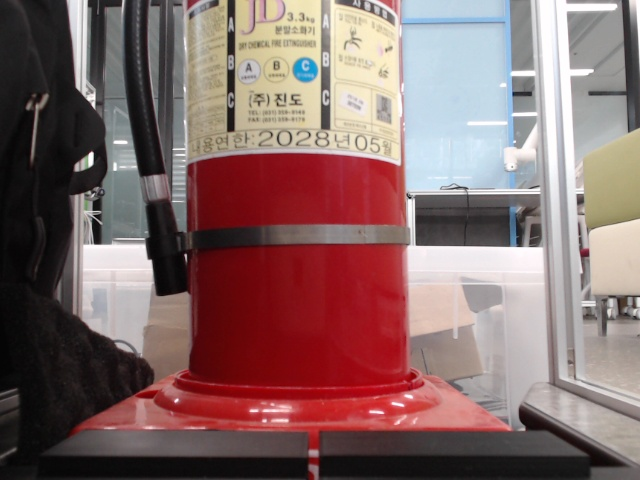
#> input picture Inspection/test/capture/FireExtinguisher_down.jpg, 640 x 480 px, found by its file name
$ python corrosion_check.py --image capture/FireExtinguisher_down.jpg   (older library calls are emulated)
#> lines starting #> are read from the running program, lines starting #| are printed output that depends on the picture; after the words box and inside, x2 and y2 are one past the last pixel; in counts of white or black regions, pixels touching at a corner belong together
import argparse
from pathlib import Path

import cv2
import numpy as np


BASE_DIR = Path(__file__).resolve().parents[1]


def fill_body_rows(red_mask, image_shape):
    body_mask = np.zeros(red_mask.shape, dtype=np.uint8)
    min_row_width = int(image_shape[1] * 0.14)

    for y in range(red_mask.shape[0]):
        xs = np.where(red_mask[y] > 0)[0]
        if xs.size < min_row_width:
            continue
        x1, x2 = int(xs.min()), int(xs.max())
        if x2 - x1 < min_row_width:
            continue
        if y > image_shape[0] * 0.78 and x2 - x1 > image_shape[1] * 0.42:
            continue
        cv2.line(body_mask, (x1, y), (x2, y), 255, 1)

    return body_mask


def build_red_body_mask(image):
    hsv = cv2.cvtColor(image, cv2.COLOR_BGR2HSV)
    red1 = cv2.inRange(hsv, np.array([0, 45, 35]), np.array([12, 255, 255]))
    red2 = cv2.inRange(hsv, np.array([165, 45, 35]), np.array([180, 255, 255]))
    red_mask_before_morph = cv2.bitwise_or(red1, red2)
    body_mask_before_morph = fill_body_rows(red_mask_before_morph, image.shape)

    kernel = np.ones((9, 9), np.uint8)
    red_mask = cv2.morphologyEx(red_mask_before_morph, cv2.MORPH_OPEN, kernel)
    body_mask = fill_body_rows(red_mask, image.shape)

    body_mask = cv2.morphologyEx(body_mask, cv2.MORPH_CLOSE, np.ones((17, 17), np.uint8))
    body_mask = cv2.erode(body_mask, np.ones((5, 5), np.uint8), iterations=1)
    return body_mask, red_mask, body_mask_before_morph, red_mask_before_morph


def build_label_mask(image, body_mask):
    hsv = cv2.cvtColor(image, cv2.COLOR_BGR2HSV)
    _, s, v = cv2.split(hsv)
    seed = ((s < 95) & (v > 115) & (body_mask > 0)).astype(np.uint8) * 255
    contours, _ = cv2.findContours(seed, cv2.RETR_EXTERNAL, cv2.CHAIN_APPROX_SIMPLE)
    label_mask = np.zeros(seed.shape, dtype=np.uint8)

    for contour in contours:
        area = cv2.contourArea(contour)
        x, y, w, h = cv2.boundingRect(contour)
        if y < image.shape[0] * 0.22:
            continue
        if area < 500 or w < 25 or h < 12:
            continue
        cv2.drawContours(label_mask, [contour], -1, 255, -1)

    label_mask = cv2.morphologyEx(label_mask, cv2.MORPH_CLOSE, np.ones((31, 21), np.uint8))
    label_mask = cv2.dilate(label_mask, np.ones((13, 13), np.uint8), iterations=1)
    return label_mask


def build_corrosion_color_mask(image, body_mask, red_mask, label_mask):
    hsv = cv2.cvtColor(image, cv2.COLOR_BGR2HSV)
    h, s, v = cv2.split(hsv)

    brown_rust = (
        (h >= 3)
        & (h <= 35)
        & (s >= 35)
        & (v >= 25)
        & (v <= 190)
    )
    dark_damage = (s >= 45) & (v >= 20) & (v <= 135)
    not_red = red_mask == 0
    in_body = (body_mask > 0) & (label_mask == 0)

    mask = (((brown_rust & not_red) | dark_damage) & in_body).astype(np.uint8) * 255
    mask = cv2.medianBlur(mask, 3)
    mask = cv2.morphologyEx(mask, cv2.MORPH_OPEN, np.ones((3, 3), np.uint8))
    mask = cv2.morphologyEx(mask, cv2.MORPH_CLOSE, np.ones((5, 5), np.uint8))
    return mask


def texture_score(gray, mask):
    if cv2.countNonZero(mask) == 0:
        return 0.0

    lap = cv2.Laplacian(gray, cv2.CV_32F, ksize=3)
    values = np.abs(lap)[mask > 0]
    if values.size == 0:
        return 0.0
    return float(np.mean(values))


def inspect_tiles(image, candidate_mask, body_mask, tile_size, color_ratio_thresh, texture_thresh):
    gray = cv2.cvtColor(image, cv2.COLOR_BGR2GRAY)
    h, w = candidate_mask.shape
    tile_mask = np.zeros_like(candidate_mask)
    tile_rows = []

    for y in range(0, h, tile_size):
        for x in range(0, w, tile_size):
            y2 = min(h, y + tile_size)
            x2 = min(w, x + tile_size)
            body_tile = body_mask[y:y2, x:x2]
            body_pixels = cv2.countNonZero(body_tile)
            if body_pixels < tile_size * tile_size * 0.18:
                continue

            cand_tile = candidate_mask[y:y2, x:x2]
            cand_pixels = cv2.countNonZero(cand_tile)
            color_ratio = cand_pixels / float(body_pixels)
            if color_ratio < color_ratio_thresh:
                continue

            tex = texture_score(gray[y:y2, x:x2], cand_tile)
            if tex < texture_thresh:
                continue

            tile_mask[y:y2, x:x2] = cv2.bitwise_or(tile_mask[y:y2, x:x2], cand_tile)
            tile_rows.append((x, y, x2, y2, color_ratio, tex))

    return tile_mask, tile_rows


def touches_body_side(body_mask, x, y, w, h, margin=5):
    center_y = min(body_mask.shape[0] - 1, y + h // 2)
    body_xs = np.where(body_mask[center_y] > 0)[0]
    if body_xs.size == 0:
        return False

    body_left = int(body_xs.min())
    body_right = int(body_xs.max())
    return (x - body_left <= margin) or (body_right - (x + w - 1) <= margin)


def recover_small_candidates(candidate_mask, tile_mask, body_mask, image, small_area, texture_thresh):
    gray = cv2.cvtColor(image, cv2.COLOR_BGR2GRAY)
    recovered = np.zeros_like(candidate_mask)
    contours, _ = cv2.findContours(candidate_mask, cv2.RETR_EXTERNAL, cv2.CHAIN_APPROX_SIMPLE)

    for contour in contours:
        area = cv2.contourArea(contour)
        if area < small_area:
            continue

        x, y, w, h = cv2.boundingRect(contour)
        if cv2.countNonZero(tile_mask[y:y + h, x:x + w]) > 0:
            continue
        if touches_body_side(body_mask, x, y, w, h):
            continue

        component_mask = np.zeros(candidate_mask.shape, dtype=np.uint8)
        cv2.drawContours(component_mask, [contour], -1, 255, -1)
        tex = texture_score(gray[y:y + h, x:x + w], component_mask[y:y + h, x:x + w])
        if tex < texture_thresh * 1.1:
            continue

        cv2.drawContours(recovered, [contour], -1, 255, -1)

    return recovered


def find_corrosion_regions(tile_mask, body_mask, min_area, texture_thresh, image):
    gray = cv2.cvtColor(image, cv2.COLOR_BGR2GRAY)
    contours, _ = cv2.findContours(tile_mask, cv2.RETR_EXTERNAL, cv2.CHAIN_APPROX_SIMPLE)
    regions = []

    for contour in contours:
        area = cv2.contourArea(contour)
        if area < min_area:
            continue

        x, y, w, h = cv2.boundingRect(contour)
        if h == 0:
            continue

        aspect = w / float(h)
        fill_ratio = area / float(w * h)
        touches_body_edge = touches_body_side(body_mask, x, y, w, h)
        region_mask = np.zeros(tile_mask.shape, dtype=np.uint8)
        cv2.drawContours(region_mask, [contour], -1, 255, -1)
        tex = texture_score(gray[y:y + h, x:x + w], region_mask[y:y + h, x:x + w])

        is_long_band = aspect > 5.0 and h < image.shape[0] * 0.08
        is_edge_streak = touches_body_edge and h > w * 1.8 and area < 900
        if is_long_band:
            continue
        if is_edge_streak:
            continue
        if tex < texture_thresh * 0.75:
            continue

        regions.append(
            {
                "box": (x, y, w, h),
                "area": float(area),
                "texture": tex,
                "fill_ratio": fill_ratio,
            }
        )

    return sorted(regions, key=lambda item: item["area"], reverse=True)


def draw_result(image, body_mask, candidate_mask, tile_rows, regions, severity_ratio, show_tiles=False):
    output = image.copy()
    overlay = output.copy()
    overlay[candidate_mask > 0] = (0, 180, 255)
    output = cv2.addWeighted(overlay, 0.35, output, 0.65, 0)

    body_contours, _ = cv2.findContours(body_mask, cv2.RETR_EXTERNAL, cv2.CHAIN_APPROX_SIMPLE)
    cv2.drawContours(output, body_contours, -1, (255, 180, 0), 2)

    if show_tiles:
        for x1, y1, x2, y2, _, _ in tile_rows:
            cv2.rectangle(output, (x1, y1), (x2, y2), (80, 220, 255), 1)

    for idx, region in enumerate(regions, start=1):
        x, y, w, h = region["box"]
        cv2.rectangle(output, (x, y), (x + w, y + h), (0, 255, 255), 2)
        label = f"rust {idx}"
        cv2.putText(output, label, (x, max(20, y - 6)), cv2.FONT_HERSHEY_SIMPLEX, 0.55, (0, 0, 0), 3)
        cv2.putText(output, label, (x, max(20, y - 6)), cv2.FONT_HERSHEY_SIMPLEX, 0.55, (0, 255, 255), 1)

    status = "CORROSION" if regions else "NORMAL"
    color = (0, 0, 255) if regions else (0, 220, 0)
    text = f"{status}  regions={len(regions)}  area={severity_ratio:.3f}%"
    cv2.putText(output, text, (16, 34), cv2.FONT_HERSHEY_SIMPLEX, 0.8, (0, 0, 0), 4)
    cv2.putText(output, text, (16, 34), cv2.FONT_HERSHEY_SIMPLEX, 0.8, color, 2)
    return output


def build_region_mask(mask_shape, regions):
    region_mask = np.zeros(mask_shape, dtype=np.uint8)
    for region in regions:
        x, y, w, h = region["box"]
        region_mask[y:y + h, x:x + w] = 255
    return region_mask


def run_check(args):
    image_path = Path(args.image)
    if not image_path.is_absolute():
        image_path = BASE_DIR / image_path

    image = cv2.imread(str(image_path))
#> image is the input picture: shape (480, 640, 3); mean B, G, R 105.3, 106.4, 133.1
    if image is None:
        raise FileNotFoundError(image_path)

    body_mask, red_mask, body_mask_before_morph, red_mask_before_morph = build_red_body_mask(image)
#> in build_red_body_mask, `red1 = cv2.inRange(hsv, np.array([0, 45, 35]), np.array([12, 255, 255]))`:
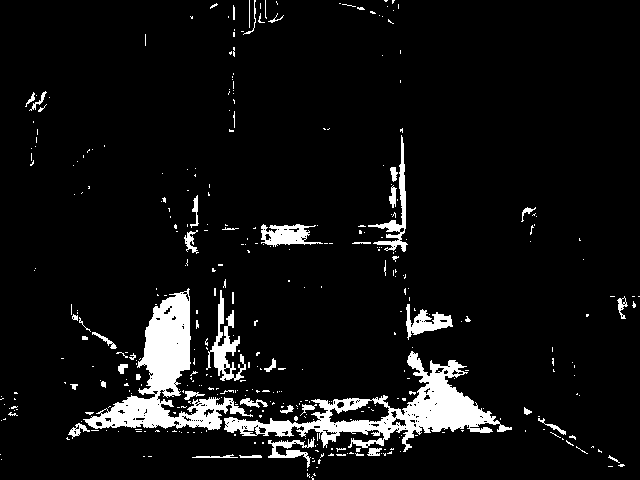
#> red1: shape (480, 640); 7.1% white; 383 white regions (331 under 20 px), largest, box (x1, y1, x2, y2) and area: (224, 351, 512, 452) 7127, (83, 288, 253, 430) 6786, (206, 290, 246, 381) 1116
#> the loop in fill_body_rows, `for y in range(red_mask.shape[0]):` made 480 passes
#> xs on passes 24 to 26: [67, 68, 145, 146, 147, 249, 252, 253, 254, 392, 393], [67, 68, 69, 146, 249, 253, 254], [68, 69, 145, 146, 249, 252, 253, 254]
#> in build_red_body_mask, `red_mask = cv2.morphologyEx(red_mask_before_morph, cv2.MORPH_OPEN, ker..`:
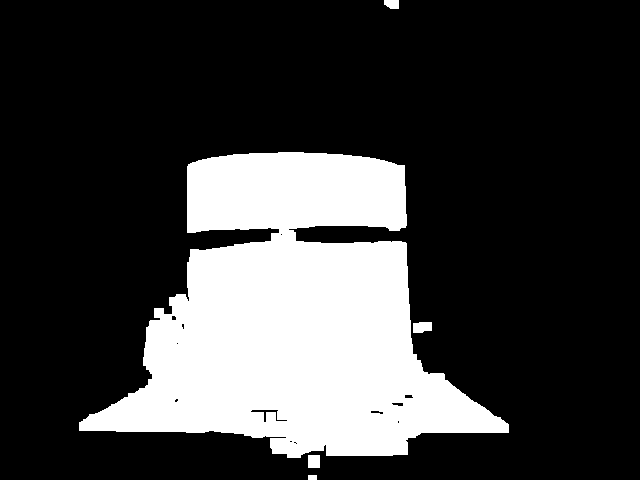
#> red_mask: shape (480, 640); 23.8% white; 5 white regions, box (x1, y1, x2, y2) and area: (79, 152, 509, 458) 72496, (413, 322, 432, 333) 186, (308, 455, 320, 468) 156, (384, 0, 399, 9) 119, (308, 475, 317, 480) 45
#> the loop in fill_body_rows (call 2), `for y in range(red_mask.shape[0]):` made 480 passes
#> xs on passes 7 to 9: [387, 388, 389, 390, 391, 392, 393, 394, 395, 396, 397, 398], [389, 390, 391, 392, 393, 394, 395, 396, 397, 398], [390, 391, 392, 393, 394, 395, 396, 397, 398]
    label_mask = build_label_mask(image, body_mask)
#> in build_label_mask, `_, s, v = cv2.split(hsv)`:
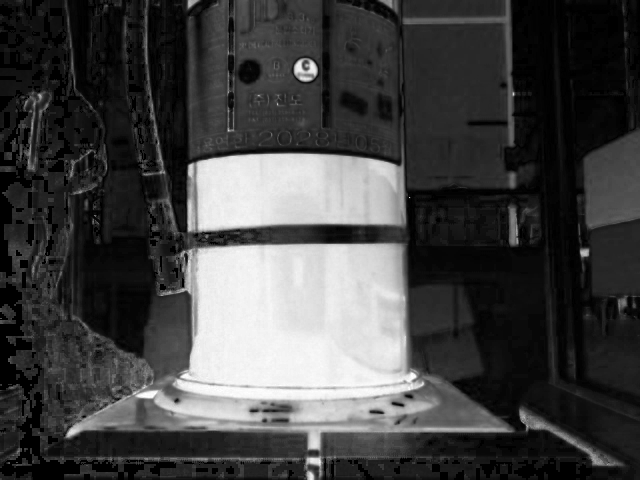
#> s: shape (480, 640); min 0, max 255, mean 67
#> in build_label_mask, `seed = ((s < 95) & (v > 115) & (body_mask > 0)).astype(np.uint8) * 255`:
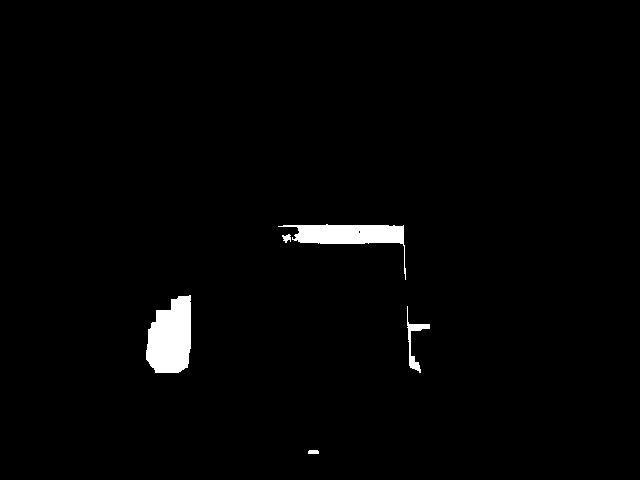
#> seed: shape (480, 640); 1.7% white; 5 white regions
#> in build_label_mask, `contours, _ = cv2.findContours(seed, cv2.RETR_EXTERNAL, cv2.CHAIN_APPR..`: contours = 5 contours; box (x1, y1, x2, y2) and area: (146, 295, 191, 373) 2643, (278, 224, 406, 280) 1867, (407, 306, 430, 373) 248, (282, 234, 291, 243) 36, (308, 450, 319, 454) 29
#> the loop in build_label_mask, `for contour in contours:` made 5 passes
#> (area, x, y, w, h) on passes 1 to 5: (29, 308, 450, 11, 4), (248, 407, 306, 23, 67), (2643, 146, 295, 45, 78), (35.5, 282, 234, 9, 9), (1867, 278, 224, 128, 56)
    candidate_mask = build_corrosion_color_mask(image, body_mask, red_mask, label_mask)
#> in build_corrosion_color_mask, `h, s, v = cv2.split(hsv)`:
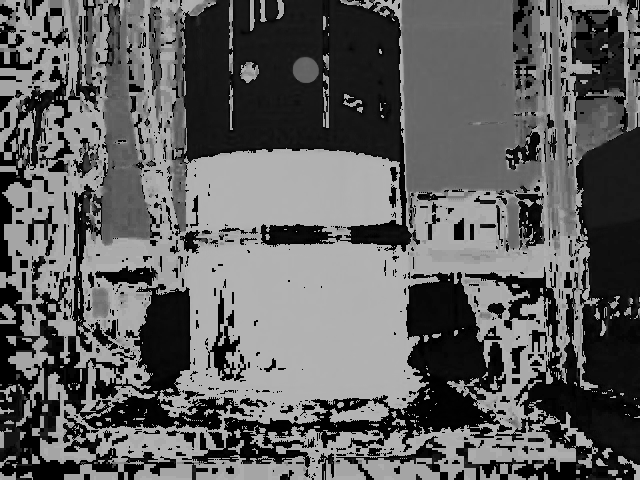
#> h: shape (480, 640); min 0, max 179, mean 95.7
    tile_mask, tile_rows = inspect_tiles(
        image,
        candidate_mask,
        body_mask,
        args.tile_size,
        args.color_ratio,
        args.texture_thresh,
    )
#> after the loop in inspect_tiles, `for y in range(0, h, tile_size):`:
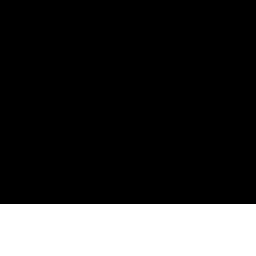
#> cand_tile: shape (64, 64) (shown 4 times larger); 20.3% white; 1 white region
#> after the loop in inspect_tiles, `for y in range(0, h, tile_size):`: tile_rows = []
#> tile_rows = []
    small_mask = recover_small_candidates(
        candidate_mask,
        tile_mask,
        body_mask,
        image,
        args.small_area,
        args.texture_thresh,
    )
#> in recover_small_candidates, `contours, _ = cv2.findContours(candidate_mask, cv2.RETR_EXTERNAL, cv2...`: contours = 3 contours; box (x1, y1, x2, y2) and area: (189, 156, 311, 373) 20462, (318, 435, 406, 454) 1550, (272, 435, 310, 454) 616
#> the loop in recover_small_candidates, `for contour in contours:` made 3 passes
#> (area, x, y, w, h, center_y in touches_body_side, body_left in touches_body_side, body_right in touches_body_side) on passes 1 to 3: (1550, 318, 435, 88, 19, 444, 272, 405), (615.5, 272, 435, 38, 19, 444, 272, 405), (20462, 189, 156, 122, 217, 264, 189, 404)
    final_candidate_mask = cv2.bitwise_or(tile_mask, small_mask)
    regions = find_corrosion_regions(final_candidate_mask, body_mask, args.min_area, args.texture_thresh, image)
#> in find_corrosion_regions, `contours, _ = cv2.findContours(tile_mask, cv2.RETR_EXTERNAL, cv2.CHAIN..`: contours = []
#> regions = []
    region_mask = build_region_mask(final_candidate_mask.shape, regions)

    body_area = max(1, cv2.countNonZero(body_mask))
#> body_area = 50991
    corrosion_area = sum(region["area"] for region in regions)
#> corrosion_area = 0
    severity_ratio = corrosion_area / float(body_area) * 100.0
#> severity_ratio = 0

    output = draw_result(image, body_mask, region_mask, tile_rows, regions, severity_ratio, args.show_tiles)
#> in draw_result, `body_contours, _ = cv2.findContours(body_mask, cv2.RETR_EXTERNAL, cv2...`: body_contours = 2 contours; box (x1, y1, x2, y2) and area: (145, 156, 430, 373) 47950, (254, 435, 414, 454) 2337
#> in draw_result, `status = "CORROSION" if regions else "NORMAL"`: status = 'NORMAL'
#> in draw_result, `color = (0, 0, 255) if regions else (0, 220, 0)`: color = (0, 220, 0)
#> in draw_result, `text = f"{status}  regions={len(regions)}  area={severity_ratio:.3f}%"`: text = 'NORMAL  regions=0  area=0.000%'

    print("=== corrosion check ===", flush=True)
    print(f"image: {image_path}", flush=True)
    print(f"body_area: {body_area}", flush=True)
#| body_area: 50991
    print(f"regions: {len(regions)}", flush=True)
#| regions: 0
    print(f"severity_ratio: {severity_ratio:.4f}%", flush=True)
#| severity_ratio: 0.0000%
    for idx, region in enumerate(regions, start=1):
        x, y, w, h = region["box"]
        print(
            f"region {idx}: box=({x},{y},{w},{h}), "
            f"area={region['area']:.1f}, texture={region['texture']:.2f}, "
            f"fill={region['fill_ratio']:.2f}",
            flush=True,
        )
#> this loop made 0 passes

    if not args.no_show:
        cv2.imshow("corrosion result", resize_for_display(output, args.display_scale))
        cv2.imshow("body mask before morphology", resize_for_display(body_mask_before_morph, args.display_scale))
#> call 2 of resize_for_display, with scale = 0.6
#> in resize_for_display (call 2), `return cv2.resize(image, None, fx=scale, fy=scale, interpolation=cv2.I..`:
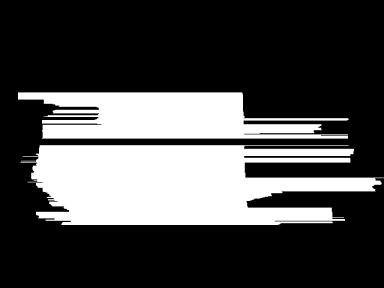
#> returned value: shape (288, 384); min 0, max 255, mean 71.9
        cv2.imshow("body mask after morphology", resize_for_display(body_mask, args.display_scale))
        cv2.imshow("candidate mask", resize_for_display(candidate_mask, args.display_scale))
        cv2.imshow("region mask", resize_for_display(region_mask, args.display_scale))
        if args.show_tiles:
            cv2.imshow("tile candidates", resize_for_display(tile_mask, args.display_scale))
            cv2.imshow("small candidates", resize_for_display(small_mask, args.display_scale))
        print("이미지 창을 닫으려면 아무 키나 누르세요.", flush=True)
        cv2.waitKey(0)
        cv2.destroyAllWindows()


def resize_for_display(image, scale):
    if scale == 1.0:
        return image
    return cv2.resize(image, None, fx=scale, fy=scale, interpolation=cv2.INTER_AREA)


def parse_args():
    parser = argparse.ArgumentParser(description="HSV + texture corrosion checker for fire extinguisher crops")
    parser.add_argument("--image", default="capture/Real_Environment/corrosion/corrosion.png")
    parser.add_argument("--tile-size", type=int, default=64)
    parser.add_argument("--color-ratio", type=float, default=0.018)
    parser.add_argument("--texture-thresh", type=float, default=18.0)
    parser.add_argument("--min-area", type=float, default=35.0)
    parser.add_argument("--small-area", type=float, default=12.0)
    parser.add_argument("--display-scale", type=float, default=0.6)
    parser.add_argument("--no-show", action="store_true")
    parser.add_argument("--show-tiles", action="store_true")
    return parser.parse_args()


if __name__ == "__main__":
    run_check(parse_args())
